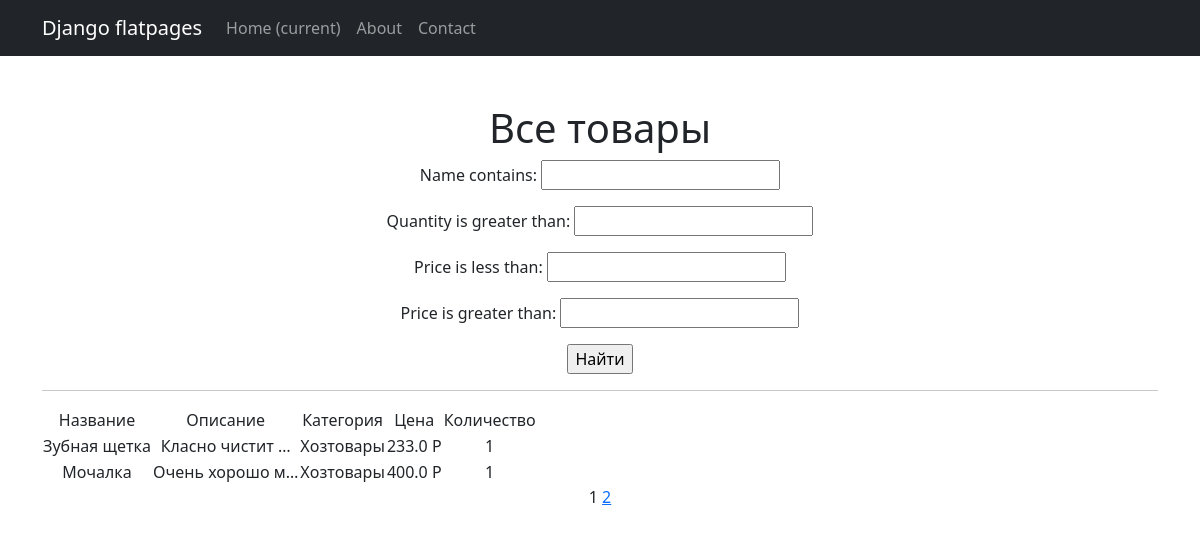
Screenshot of /products/ with the database file from the repository.
### store/models.py (models this page shows, shortened)
class Product(models.Model):
    name = models.CharField(
            max_length=50,
            unique=True,  # названия товаров не должны повторяться
    )
    description = models.TextField()
    quantity = models.IntegerField(
        validators=[MinValueValidator(0)],
    )
    category = models.ForeignKey(
        to='Category',
         on_delete=models.CASCADE,
        related_name='products',  # все продукты в категории будут доступны через поле products
    )
    price = models.FloatField(
        validators=[MinValueValidator(0.0)],
    )

class Category(models.Model):
    name = models.CharField(max_length=100, unique=True)

### store/views.py (the view)
# urls.py: path('', ProductsList.as_view()),
class ProductsList(ListView):
   model = Product
   ordering = 'name'
   template_name = 'flatpages/products.html'
   context_object_name = 'products'
   paginate_by = 2
   def get_queryset(self):
       queryset = super().get_queryset()
       self.filterset = ProductFilter(self.request.GET, queryset)
       return self.filterset.qs
   def get_context_data(self, **kwargs):
       context = super().get_context_data(**kwargs)
       context['filterset'] = self.filterset
       return context

### store/templatetags/custom_filters.py (called while the page is built)
@register.filter()
def currency(value, code='rub'):
   postfix = CURRENCIES_SYMBOLS[code]
   return f'{value} {postfix}'

### store/templatetags/custom_tags.py (called while the page is built)
@register.simple_tag(takes_context=True)
def url_replace(context, **kwargs):
   d = context['request'].GET.copy()
   for k, v in kwargs.items():
       d[k] = v
   return d.urlencode()

### templates/flatpages/products.html (shortened to what this page needs)
{% extends 'flatpages/default.html' %}
{% load custom_filters %}
{% load custom_tags %}
{% block content %}
   <h1>Все товары</h1>
   <form action="" method="get">
       {{ filterset.form.as_p }}
       <input type="submit" value="Найти" />
   </form>
   <hr>
   {% if products %}
       <table>
           <tr>
               <td>Название</td>
               <td>Описание</td>
               <td>Категория</td>
               <td>Цена</td>
               <td>Количество</td>
           </tr>
           {% for product in products %}
           <tr>
               <td>{{ product.name }}</td>
               <td>{{ product.description|truncatechars:15 }}</td>
               <td>{{ product.category.name }}</td>
               <td>{{ product.price|currency }}</td>
               <td>{{ product.quantity }}</td>
           </tr>
           {% endfor %}
       </table>
   {% else %}
       <h2>Товаров нет!</h2>
   {% endif %}
   {{ page_obj.number }}
   {% if page_obj.has_next %}
       <a href="?{% url_replace page=page_obj.next_page_number %}">{{ page_obj.next_page_number }}</a>
   {% endif %}
{% endblock content %}

### rows the page displays
Product: name "Зубная щетка", description "Класно чистит …", category.name "Хозтовары", price "233.0 Р", quantity "1"
Product: name "Мочалка", description "Очень хорошо м…", category.name "Хозтовары", price "400.0 Р", quantity "1"

### other values shown
{{ page_obj.number }} "1"
{{ page_obj.next_page_number }} "2"
